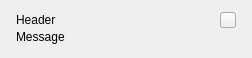
<?xml version="1.0" encoding="UTF-8"?>
<ui version="4.0">
 <class>InfoNotification</class>
 <widget class="QWidget" name="InfoNotification">
  <property name="geometry">
   <rect>
    <x>0</x>
    <y>0</y>
    <width>252</width>
    <height>58</height>
   </rect>
  </property>
  <property name="windowTitle">
   <string>Form</string>
  </property>
  <layout class="QVBoxLayout" name="verticalLayout" stretch="0,1">
   <property name="spacing">
    <number>0</number>
   </property>
   <property name="leftMargin">
    <number>16</number>
   </property>
   <property name="topMargin">
    <number>12</number>
   </property>
   <property name="rightMargin">
    <number>16</number>
   </property>
   <property name="bottomMargin">
    <number>12</number>
   </property>
   <item>
    <layout class="QHBoxLayout" name="horizontalLayout" stretch="1,0">
     <item>
      <widget class="QLabel" name="headerLabel">
       <property name="text">
        <string>Header</string>
       </property>
      </widget>
     </item>
     <item>
      <widget class="QPushButton" name="closeBtn">
       <property name="minimumSize">
        <size>
         <width>16</width>
         <height>16</height>
        </size>
       </property>
       <property name="maximumSize">
        <size>
         <width>16</width>
         <height>16</height>
        </size>
       </property>
       <property name="text">
        <string/>
       </property>
       <property name="icon">
        <iconset resource="../../../resource.qrc">
         <normaloff>:/resource/icons/icon_cross_black.png</normaloff>:/resource/icons/icon_cross_black.png</iconset>
       </property>
       <property name="flat">
        <bool>false</bool>
       </property>
      </widget>
     </item>
    </layout>
   </item>
   <item>
    <widget class="QLabel" name="textLabel">
     <property name="text">
      <string>Message</string>
     </property>
     <property name="wordWrap">
      <bool>true</bool>
     </property>
    </widget>
   </item>
  </layout>
 </widget>
 <resources>
  <include location="../../../resource.qrc"/>
 </resources>
 <connections/>
</ui>
